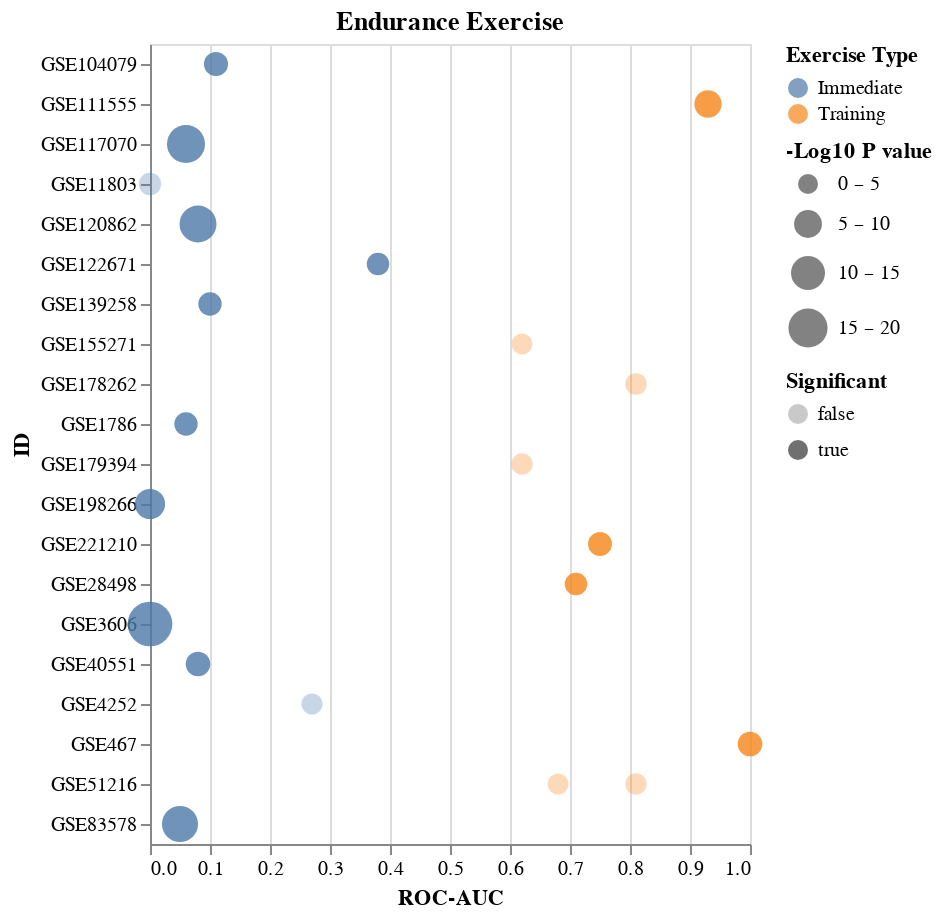

Notebook source saved alongside this figure:
### Code cell
chartLst[1]

### Figure 1 — Vega-Lite specification as saved in the notebook (floating-point values rounded to 4 significant figures)
{"config": {"view": {"continuousWidth": 300, "continuousHeight": 300}}, "data": {"name": "data-5f318529816d500bf217c842ae83dcc8"}, "mark": {"type": "circle"}, "encoding": {"color": {"field": "Exercise Type", "type": "nominal"}, "opacity": {"field": "Significant", "type": "nominal"}, "size": {"field": "-Log10 P value", "scale": {"bins": [0, 5, 10, 15, 20], "range": [100, 500], "reverse": false}, "type": "quantitative"}, "x": {"field": "ROC-AUC", "scale": {"domain": [0, 1]}, "type": "quantitative"}, "y": {"field": "ID", "type": "nominal"}}, "title": "Endurance Exercise", "$schema": "https://vega.github.io/schema/vega-lite/v5.8.0.json", "datasets": {"data-5f318529816d500bf217c842ae83dcc8": [{"ID": "GSE104079", "ROC-AUC": 0.11, "Pval": 0.0039, "Exercise Type": "Immediate", "-Log10 P value": 2.409, "Significant": true}, {"ID": "GSE111555", "ROC-AUC": 0.93, "Pval": 2.96e-05, "Exercise Type": "Training", "-Log10 P value": 4.529, "Significant": true}, {"ID": "GSE117070", "ROC-AUC": 0.06, "Pval": 1.34e-14, "Exercise Type": "Immediate", "-Log10 P value": 13.87, "Significant": true}, {"ID": "GSE11803", "ROC-AUC": 0.0, "Pval": 0.0525, "Exercise Type": "Immediate", "-Log10 P value": 1.28, "Significant": false}, {"ID": "GSE120862", "ROC-AUC": 0.08, "Pval": 1.51e-13, "Exercise Type": "Immediate", "-Log10 P value": 12.82, "Significant": true}, {"ID": "GSE122671", "ROC-AUC": 0.38, "Pval": 0.0399, "Exercise Type": "Immediate", "-Log10 P value": 1.399, "Significant": true}, {"ID": "GSE139258", "ROC-AUC": 0.1, "Pval": 0.011, "Exercise Type": "Immediate", "-Log10 P value": 1.959, "Significant": true}, {"ID": "GSE155271", "ROC-AUC": 0.62, "Pval": 0.329, "Exercise Type": "Training", "-Log10 P value": 0.4828, "Significant": false}, {"ID": "GSE198266", "ROC-AUC": 0.0, "Pval": 1.61e-07, "Exercise Type": "Immediate", "-Log10 P value": 6.793, "Significant": true}, {"ID": "GSE4252", "ROC-AUC": 0.27, "Pval": 0.212, "Exercise Type": "Immediate", "-Log10 P value": 0.6737, "Significant": false}, {"ID": "GSE1786", "ROC-AUC": 0.06, "Pval": 0.0117, "Exercise Type": "Immediate", "-Log10 P value": 1.932, "Significant": true}, {"ID": "GSE178262", "ROC-AUC": 0.81, "Pval": 0.133, "Exercise Type": "Training", "-Log10 P value": 0.8761, "Significant": false}, {"ID": "GSE179394", "ROC-AUC": 0.62, "Pval": 0.15, "Exercise Type": "Training", "-Log10 P value": 0.8239, "Significant": false}, {"ID": "GSE221210", "ROC-AUC": 0.75, "Pval": 0.00548, "Exercise Type": "Training", "-Log10 P value": 2.261, "Significant": true}, {"ID": "GSE28498", "ROC-AUC": 0.71, "Pval": 0.0386, "Exercise Type": "Training", "-Log10 P value": 1.413, "Significant": true}, {"ID": "GSE3606", "ROC-AUC": 0.0, "Pval": 7.27e-22, "Exercise Type": "Immediate", "-Log10 P value": 21.14, "Significant": true}, {"ID": "GSE40551", "ROC-AUC": 0.08, "Pval": 0.00207, "Exercise Type": "Immediate", "-Log10 P value": 2.684, "Significant": true}, {"ID": "GSE467", "ROC-AUC": 1.0, "Pval": 0.00187, "Exercise Type": "Training", "-Log10 P value": 2.728, "Significant": true}, {"ID": "GSE51216", "ROC-AUC": 0.68, "Pval": 0.302, "Exercise Type": "Training", "-Log10 P value": 0.52, "Significant": false}, {"ID": "GSE51216", "ROC-AUC": 0.81, "Pval": 0.191, "Exercise Type": "Training", "-Log10 P value": 0.719, "Significant": false}, {"ID": "GSE83578", "ROC-AUC": 0.05, "Pval": 1.27e-12, "Exercise Type": "Immediate", "-Log10 P value": 11.9, "Significant": true}]}}
